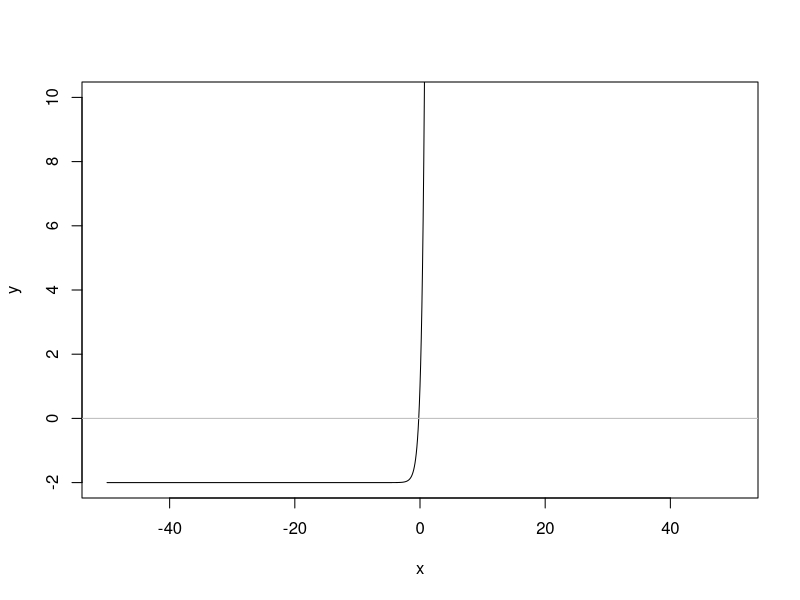

Source code (R):
## ---- chunk 1
knitr::opts_chunk$set(echo = TRUE)
## ---- chunk 2
f <- function(x){
  5 + 3*exp(2*x)
}
h <- function(x){
  f(x) - 7
}
## ---- chunk 3
x <- seq(-50, 50, 0.1)
y <- h(x)
plot(x, y, type="l", ylim = c(-2, 10))
abline(h=0, col="grey")
## ---- chunk 4
uniroot(h, c(-20, 20))$root
